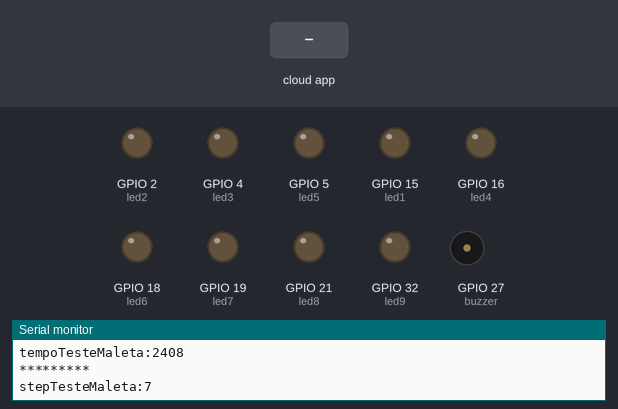
This sketch was run on a simulated ESP32. Parts: output pins drawn as LEDs (lit = HIGH), buzzer (waves = sounding), the last lines printed to the serial monitor. Inputs (shaded band) come from the test bench. WiFi joins after 1.5 s; servers stay silent unless stated; the local clock reads 2024-03-15 10:24:30 at power-on unless the sketch sets it; the Firebase database answers and starts empty.

Above: at 2.7 s.
2.8 s: the phone or cloud app sets buzzer_status to 1
At 3.9 s:
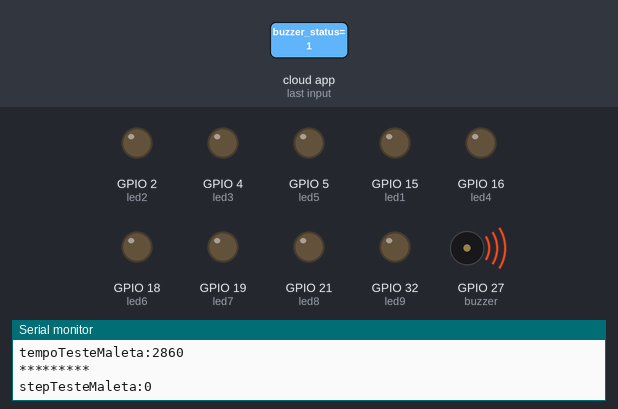
5.6 s: the phone or cloud app sets led_status to 1
At 6.3 s:
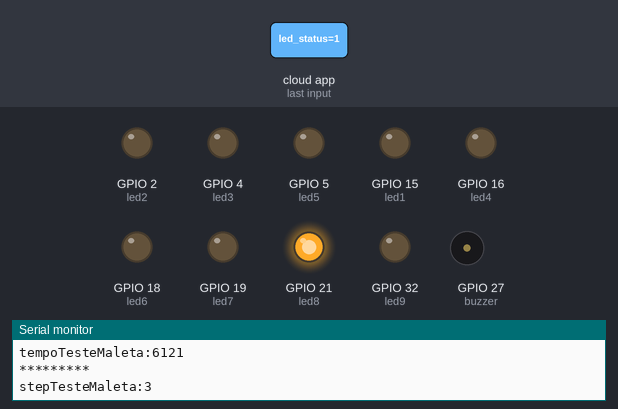
7.1 s: the phone or cloud app sets buzzer_status to 1
At 8.1 s:
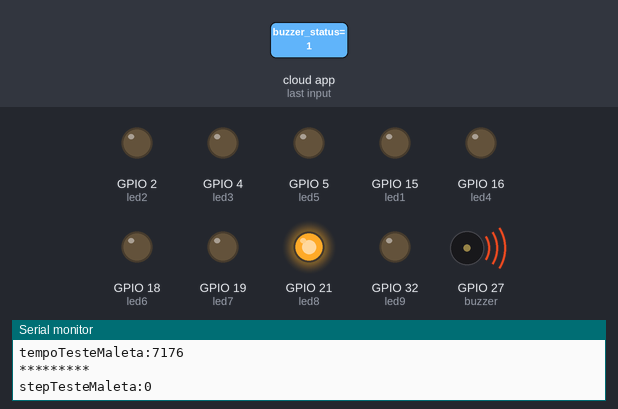
9.9 s: the phone or cloud app sets led_status to 1
At 11.1 s:
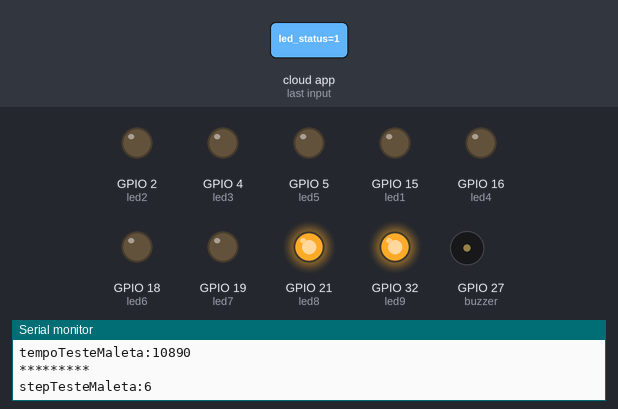
11.4 s: the phone or cloud app sets led_status to 0
At 12.6 s:
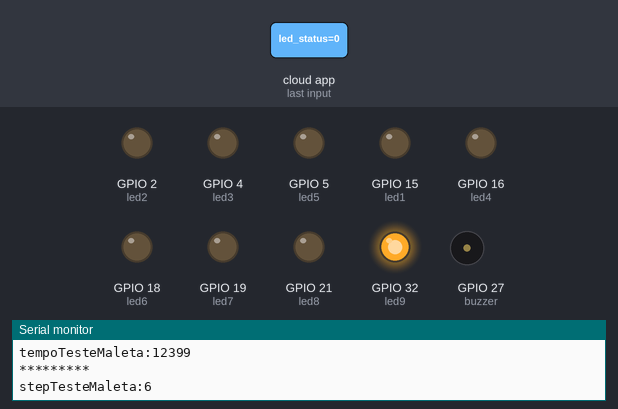
12.9 s: the phone or cloud app sets funcaoalarme to 1
At 16.7 s:
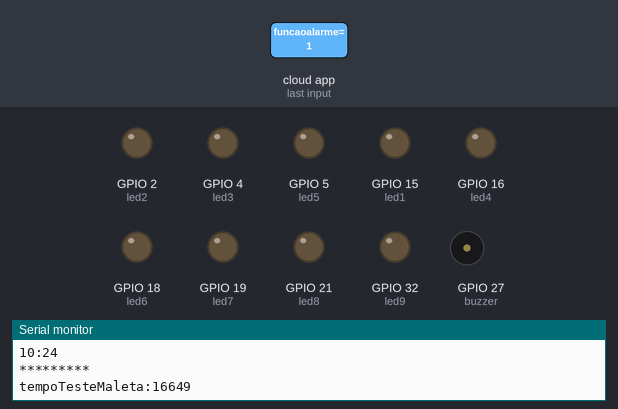
Timing chart, 0 to 17.9 s (numbered marks = the images above; inputs shaded):
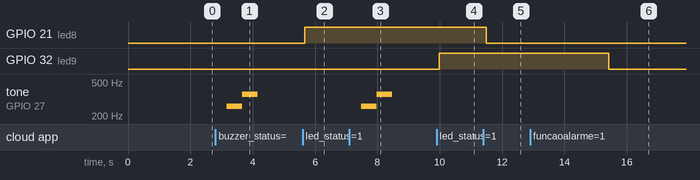

Measured:
- after the input at 2.8 s, tone on GPIO 27 (buzzer): silent → 261 Hz after 0.36 s, → 361 Hz 0.50 s later, → silent 0.50 s later
- after the input at 5.6 s, GPIO 21 (led8): LOW → HIGH after 0.07 s
- after the input at 7.1 s, tone on GPIO 27 (buzzer): silent → 261 Hz after 0.38 s, → 361 Hz 0.50 s later, → silent 0.50 s later
- after the input at 9.9 s, GPIO 32 (led9): LOW → HIGH after 0.09 s
- after the input at 11.4 s, GPIO 21 (led8): HIGH → LOW after 0.09 s
- after the input at 12.9 s, GPIO 32 (led9): HIGH → LOW after 2.5 s

The sketch:

TESTEREUNIAO0105.ino
```cpp
//Biblioteca
#include <NTPClient.h>  // Biblioteca do NTP.
#include <WiFi.h>       // Biblioteca do WiFi.
#include <IOXhop_FirebaseESP32.h>
#include <ArduinoJson.h>

#define FIREBASE_HOST "https://malit-3b137-default-rtdb.firebaseio.com"
#define FIREBASE_AUTH "qHaoj4vl7AqZ1qlBr0ruwjAMvUOmX3DQcFOOxp1X"
#define WIFI_SSID "CLARO_2G544AC8"
#define WIFI_PASSWORD "96544AC8"

//Conexão com wifi
const char* ssid = "CLARO_2G544AC8";
const char* password = "96544AC8";
// --------------Configuração de relógio online -------------------
const char* ntpServer1 = "c.st1.ntp.br";  //Endereço 1
const char* ntpServer2 = "pool.ntp.org";  //Endereço 2
const long gmtOffset_sec = 0;
const int daylightOffset_sec = -3600 * 3;

//***** Variáveis para controle de tempo ****
unsigned long tempoAtual;
unsigned long tempoAlarmeTools;
unsigned long tempoTesteMaleta;

unsigned long tempoAtualCase0;
unsigned long tempoAtualCase0_1;
//*******************************************
unsigned char step;  // Controle da máquina de estado para leitura da programação dos compartimentos.
unsigned char stepTesteMaleta;

int hrs = 0;
int mins = 0;
int Ch[8];
int Cm[8];
int hora[8];
int minuto[8];
int horamedi[8];
int minmedi[8];

int funcaoalarme;
int led_statusC1;
int led_statusC2;
int led_statusC3;
int led_statusC4;
int led_statusC5;
int led_statusC6;
int led_statusC7;
int led_statusC8;
int led_statusC9;
int buzzer_status;


struct tm timeinfo;

int led1 = 15;
int led2 = 2;  // definição dos pinos de saidas
int led3 = 4;
int led4 = 16;
int led5 = 5;  // definição dos pinos de saidas
int led6 = 18;
int led7 = 19;
int led8 = 21;
int led9 = 32;
int buzzer = 27;


void printLocalTime() {

  if (!getLocalTime(&timeinfo)) {
    Serial.println("Não foi possivel obter o tempo");
    return;
  }                                    //Caso não consiga buscar o horario
  Serial.println(&timeinfo, "%H:%M");  //Saida horario monitor serial
}


void setup() {
  step = 0;
  stepTesteMaleta = 0;
  tempoAtual = 0;
  tempoAlarmeTools = 0;
  tempoTesteMaleta = 0;

  Serial.begin(115200);

  configTime(gmtOffset_sec, daylightOffset_sec, ntpServer1, ntpServer2);  //Configuração Time

  pinMode(led1, OUTPUT);
  pinMode(led2, OUTPUT);
  pinMode(led3, OUTPUT);
  pinMode(led4, OUTPUT);
  pinMode(led5, OUTPUT);
  pinMode(led6, OUTPUT);
  pinMode(led7, OUTPUT);
  pinMode(led8, OUTPUT);
  pinMode(led9, OUTPUT);
  pinMode(buzzer, OUTPUT);

  Serial.printf("Connecting to %s ", ssid);
  WiFi.begin(ssid, password);
  while (WiFi.status() != WL_CONNECTED) {
    delay(500);
    Serial.println(".");
  }
  Serial.println(" WIFI CONECTADO!");

  // -------- Conexão Firebase --------------------
  Firebase.begin(FIREBASE_HOST, FIREBASE_AUTH);
}


// Função declaração alarme
void AlarmTools() {

  Serial.println("*********");
  Serial.print("step:");
  Serial.println(step);

  switch (step) {
    case 0:
      funcaoalarme = Firebase.getBool("maleta/funcaoalarme");
      hrs = timeinfo.tm_hour;
      mins = timeinfo.tm_min;
      break;

    case 1:
      tempoAtualCase0 = millis();
      Ch[0] = Firebase.getInt("maleta/C1/hora");
      Cm[0] = Firebase.getInt("maleta/C1/min");
      hora[0] = Firebase.getInt("maleta/C1/adhoramed");
      minuto[0] = Firebase.getInt("maleta/C1/adminmed");
      horamedi[0] = Ch[0] + hora[0];
      minmedi[0] = Cm[0] + minuto[0];
      step++;

      tempoAtualCase0_1 = millis();
      Serial.println("*********");
      Serial.print("Tempo para ler os dados:");
      Serial.println(tempoAtualCase0_1 - tempoAtualCase0);
      break;

    case 2:
      Ch[1] = Firebase.getInt("maleta/C2/hora");
      Cm[1] = Firebase.getInt("maleta/C2/min");
      hora[1] = Firebase.getInt("maleta/C2/adhoramed");
      minuto[1] = Firebase.getInt("maleta/C2/adminmed");
      horamedi[1] = Ch[1] + hora[1];
      minmedi[1] = Cm[1] + minuto[1];
      step++;
      break;

    case 3:
      Ch[2] = Firebase.getInt("maleta/C3/hora");
      Cm[2] = Firebase.getInt("maleta/C3/min");
      hora[2] = Firebase.getInt("maleta/C3/adhoramed");
      minuto[2] = Firebase.getInt("maleta/C3/adminmed");
      horamedi[2] = Ch[2] + hora[2];
      minmedi[2] = Cm[2] + minuto[2];
      step++;
      break;

    case 4:
      Ch[3] = Firebase.getInt("maleta/C4/hora");
      Cm[3] = Firebase.getInt("maleta/C4/min");
      hora[3] = Firebase.getInt("maleta/C4/adhoramed");
      minuto[3] = Firebase.getInt("maleta/C4/adminmed");
      horamedi[3] = Ch[3] + hora[3];
      minmedi[3] = Cm[3] + minuto[3];
      step++;
      break;

    case 5:
      Ch[4] = Firebase.getInt("maleta/C5/hora");
      Cm[4] = Firebase.getInt("maleta/C5/min");
      hora[4] = Firebase.getInt("maleta/C5/adhoramed");
      minuto[4] = Firebase.getInt("maleta/C5/adminmed");
      horamedi[4] = Ch[4] + hora[4];
      minmedi[4] = Cm[4] + minuto[4];
      step++;
      break;

    case 6:
      Ch[5] = Firebase.getInt("maleta/C6/hora");
      Cm[5] = Firebase.getInt("maleta/C6/min");
      hora[5] = Firebase.getInt("maleta/C6/adhoramed");
      minuto[5] = Firebase.getInt("maleta/C6/adminmed");
      horamedi[5] = Ch[5] + hora[5];
      minmedi[5] = Cm[5] + minuto[5];
      step++;
      break;

    case 7:
      Ch[6] = Firebase.getInt("maleta/C7/hora");
      Cm[6] = Firebase.getInt("maleta/C7/min");
      hora[6] = Firebase.getInt("maleta/C7/adhoramed");
      minuto[6] = Firebase.getInt("maleta/C7/adminmed");
      horamedi[6] = Ch[6] + hora[6];
      minmedi[6] = Cm[6] + minuto[6];
      step++;
      break;

    case 8:
      Ch[7] = Firebase.getInt("maleta/C8/hora");
      Cm[7] = Firebase.getInt("maleta/C8/min");
      hora[7] = Firebase.getInt("maleta/C8/adhoramed");
      minuto[7] = Firebase.getInt("maleta/C8/adminmed");
      horamedi[7] = Ch[7] + hora[7];
      minmedi[7] = Cm[7] + minuto[7];
      step++;
      break;

    case 9:
      Ch[8] = Firebase.getInt("maleta/C9/hora");
      Cm[8] = Firebase.getInt("maleta/C9/min");
      hora[8] = Firebase.getInt("maleta/C9/adhoramed");
      minuto[8] = Firebase.getInt("maleta/C9/adminmed");
      step = 0;
      break;


    default:
      step = 0;
      break;
  }
}

void loop() {
  tempoAtual = millis();

  if (tempoAtual >= (tempoAlarmeTools + 5000)) {
    tempoAlarmeTools = tempoAtual;
    AlarmTools();
  }
  Serial.println("*********");
  Serial.print("tempoTesteMaleta:");
  Serial.println(tempoTesteMaleta);

  Serial.println("*********");
  Serial.print("stepTesteMaleta:");
  Serial.println(stepTesteMaleta);

  if (tempoAtual >= (tempoTesteMaleta + 50)) {
    tempoTesteMaleta = tempoAtual;

    if (!funcaoalarme) {
      switch (stepTesteMaleta) {
        case 0:
          buzzer_status = Firebase.getBool("maleta/buzzer_status");
          stepTesteMaleta++;
          break;
        case 1:
          led_statusC1 = Firebase.getBool("maleta/C1/led_status");
          stepTesteMaleta++;
          Serial.println(led_statusC1);
          break;
        case 2:
          led_statusC2 = Firebase.getBool("maleta/C2/led_status");
          stepTesteMaleta++;
          break;
        case 3:
          led_statusC3 = Firebase.getBool("maleta/C3/led_status");
          stepTesteMaleta++;
          break;
        case 4:
          led_statusC4 = Firebase.getBool("maleta/C4/led_status");
          stepTesteMaleta++;
          break;
        case 5:
          led_statusC5 = Firebase.getBool("maleta/C5/led_status");
          stepTesteMaleta++;
          break;
        case 6:
          led_statusC6 = Firebase.getBool("maleta/C6/led_status");
          stepTesteMaleta++;
          break;
        case 7:
          led_statusC7 = Firebase.getBool("maleta/C7/led_status");
          stepTesteMaleta++;
          break;
        case 8:
          led_statusC8 = Firebase.getBool("maleta/C8/led_status");
          stepTesteMaleta++;
          break;
        case 9:
          led_statusC9 = Firebase.getBool("maleta/C9/led_status");
          stepTesteMaleta = 0;
          break;
        default:
          stepTesteMaleta = 0;
          break;
      }
    }
  }


  // Operação da Maleta, indica ao usuário quando deve tomar o remédio
  if (funcaoalarme) {
    //AlarmTools();

    if (hrs == horamedi[0] && mins == minmedi[0]) {
      digitalWrite(led1, HIGH);
      tone(buzzer, 578);
    } else {
      digitalWrite(led1, LOW);
      noTone(buzzer);
    }

    if (hrs == horamedi[1] && mins == minmedi[1]) {
      digitalWrite(led2, HIGH);
    } else {
      digitalWrite(led2, LOW);
    }
    if (hrs == horamedi[2] && mins == minmedi[2]) {
      digitalWrite(led3, HIGH);
    } else {
      digitalWrite(led3, LOW);
    }
    if (hrs == horamedi[3] && mins == minmedi[3]) {
      digitalWrite(led4, HIGH);
    } else {
      digitalWrite(led4, LOW);
    }
    if (hrs == horamedi[4] && mins == minmedi[4]) {
      digitalWrite(led5, HIGH);
    } else {
      digitalWrite(led5, LOW);
    }
    if (hrs == horamedi[5] && mins == minmedi[5]) {
      digitalWrite(led6, HIGH);
    } else {
      digitalWrite(led6, LOW);
    }
    if (hrs == horamedi[6] && mins == minmedi[6]) {
      digitalWrite(led7, HIGH);
    } else {
      digitalWrite(led7, LOW);
    }
    if (hrs == horamedi[7] && mins == minmedi[7]) {
      digitalWrite(led8, HIGH);
    } else {
      digitalWrite(led8, LOW);
    }
    if (hrs == horamedi[8] && mins == minmedi[8]) {
      digitalWrite(led9, HIGH);
    } else {
      digitalWrite(led9, LOW);
    }

    //printLocalTime();
  }

  // Verifica se deve executar a rotina de teste da maleta
  if (!funcaoalarme) {
    if (led_statusC1 == 1) {
      digitalWrite(led1, HIGH);
      delay(5000);
      digitalWrite(led1, LOW);
      led_statusC1 = false;
      Firebase.setBool("maleta/C1/led_status", led_statusC1);
    }

    if (led_statusC2 == 1) {
      digitalWrite(led2, HIGH);
    } else {
      digitalWrite(led2, LOW);
    }
    if (led_statusC3 == 1) {
      digitalWrite(led3, HIGH);
    } else {
      digitalWrite(led3, LOW);
    }

    if (led_statusC4 == 1) {
      digitalWrite(led4, HIGH);
    } else {
      digitalWrite(led4, LOW);
    }
    if (led_statusC5 == 1) {
      digitalWrite(led5, HIGH);
    } else {
      digitalWrite(led5, LOW);
    }

    if (led_statusC6 == 1) {
      digitalWrite(led6, HIGH);
    } else {
      digitalWrite(led6, LOW);
    }

    if (led_statusC7 == 1) {
      digitalWrite(led7, HIGH);
    } else {
      digitalWrite(led7, LOW);
    }

    if (led_statusC8 == 1) {
      digitalWrite(led8, HIGH);
    } else {
      digitalWrite(led8, LOW);
    }

    if (led_statusC9 == 1) {
      digitalWrite(led9, HIGH);
    } else {
      digitalWrite(led9, LOW);
    }
    if (buzzer_status == 1) {
      tone(buzzer, 261);
      delay(500);
      tone(buzzer, 361);
      delay(500);
      noTone(buzzer);
      buzzer_status = false;
      Firebase.setBool("maleta/buzzer_status", buzzer_status);
    }
  }

  printLocalTime();
}
```
